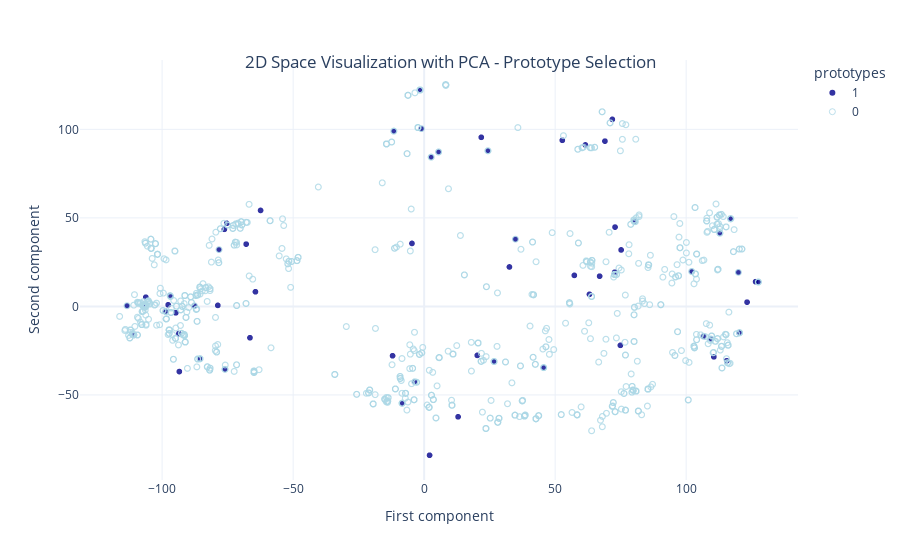

The cell this chart's notebook holds for it:
### Markdown cell above
## Usage example with the 5 hyper-parameters

### Code cell
winner = WinnER(
    max_num_of_clusters = 300,
    max_dissimilarity_distance = 0.6,
    window_size = 10,
    similarity_threshold = 0.7,
    number_of_permutations = 1,
    verbose_level=2,
    enable_blocking = False
)

winner.ground_truth(dataset_ground_truth, true_matrix)
winner.fit(data)


acc,f1,precision,recall = winner.evaluate(winner.mapping_matrix, true_matrix, with_confusion_matrix=False)

### Figure 1 — Plotly figure (JSON) as saved in the notebook; plotly's stock layout.template omitted (floating-point values rounded to 4 significant figures; data arrays with more than 128 entries replaced by an {"elided": "..."} marker saying what was removed)
{"data": [{"hovertemplate": "prototypes=1<br>First component=%{x}<br>Second component=%{y}<extra></extra>", "legendgroup": "1", "marker": {"color": "darkblue", "opacity": 0.8, "symbol": "circle"}, "mode": "markers", "name": "1", "showlegend": true, "type": "scattergl", "x": [126.5, -87.64, -67.93, -62.43, 120.3, 110.6, 80.34, 72.85, 74.89, 63.09, -75.34, 102.1, 32.56, -93.59, 24.35, 119.9, -1.588, 52.73, 61.53, -11.58, -4.651, 26.69, -1.06, 71.82, 21.81, 72.69, 2.671, 34.84, 68.99, 112.9, 117.0, 66.97, 57.32, 75.17, 123.2, 127.5, 5.51, 20.28, 45.61, 12.95, -3.564, -85.54, -76.0, -66.47, -8.4, -76.24, 2.064, 106.6, 109.5, 115.5, -94.8, -93.43, -110.8, -113.4, -106.2, -97.69, -78.75, -96.95, -106.8, -78.3, -98.63, -64.39, -12.05], "xaxis": "x", "y": [13.96, 0.3359, 35.18, 54.2, -14.87, -28.49, 47.97, 44.79, -21.99, 6.809, 46.93, 19.71, 22.28, -15.33, 87.89, 19.21, 122.2, 93.83, 91.2, 98.99, 35.56, -31.11, 100.4, 105.6, 95.51, 19.26, 84.29, 37.97, 93.34, 41.37, 49.53, 17.06, 17.53, 31.89, 2.404, 13.77, 87.22, -27.66, -34.58, -62.36, -42.6, -29.57, -35.53, -17.7, -54.69, 43.55, -84.07, -16.87, -18.46, -30.73, -3.64, -36.81, -16.1, 0.3597, 5.185, 0.8981, 0.5762, 6.12, -0.5965, 32.07, -2.914, 8.254, -27.89], "yaxis": "y"}, {"hovertemplate": "prototypes=0<br>First component=%{x}<br>Second component=%{y}<extra></extra>", "legendgroup": "0", "marker": {"color": "lightblue", "opacity": 0.8, "symbol": "circle-open"}, "mode": "markers", "name": "0", "showlegend": true, "type": "scattergl", "x": {"elided": "1232 float values"}, "xaxis": "x", "y": {"elided": "1232 float values"}, "yaxis": "y"}], "layout": {"autosize": true, "legend": {"title": {"text": "prototypes"}, "tracegroupgap": 0}, "margin": {"t": 60}, "title": {"text": "2D Space Visualization with PCA - Prototype Selection ", "x": 0.5, "xanchor": "center", "y": 0.9, "yanchor": "top"}, "xaxis": {"anchor": "y", "autorange": true, "domain": [0, 1], "range": [-130.6, 142.0], "title": {"text": "First component"}, "type": "linear"}, "yaxis": {"anchor": "x", "autorange": true, "domain": [0, 1], "range": [-100.3, 141.4], "title": {"text": "Second component"}, "type": "linear"}}}
